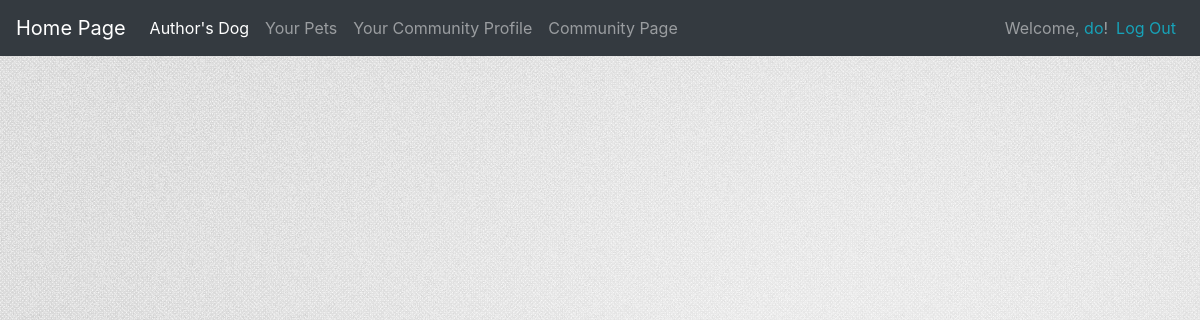
/community_profile/ (signed in), run on an earlier commit of the app's database.
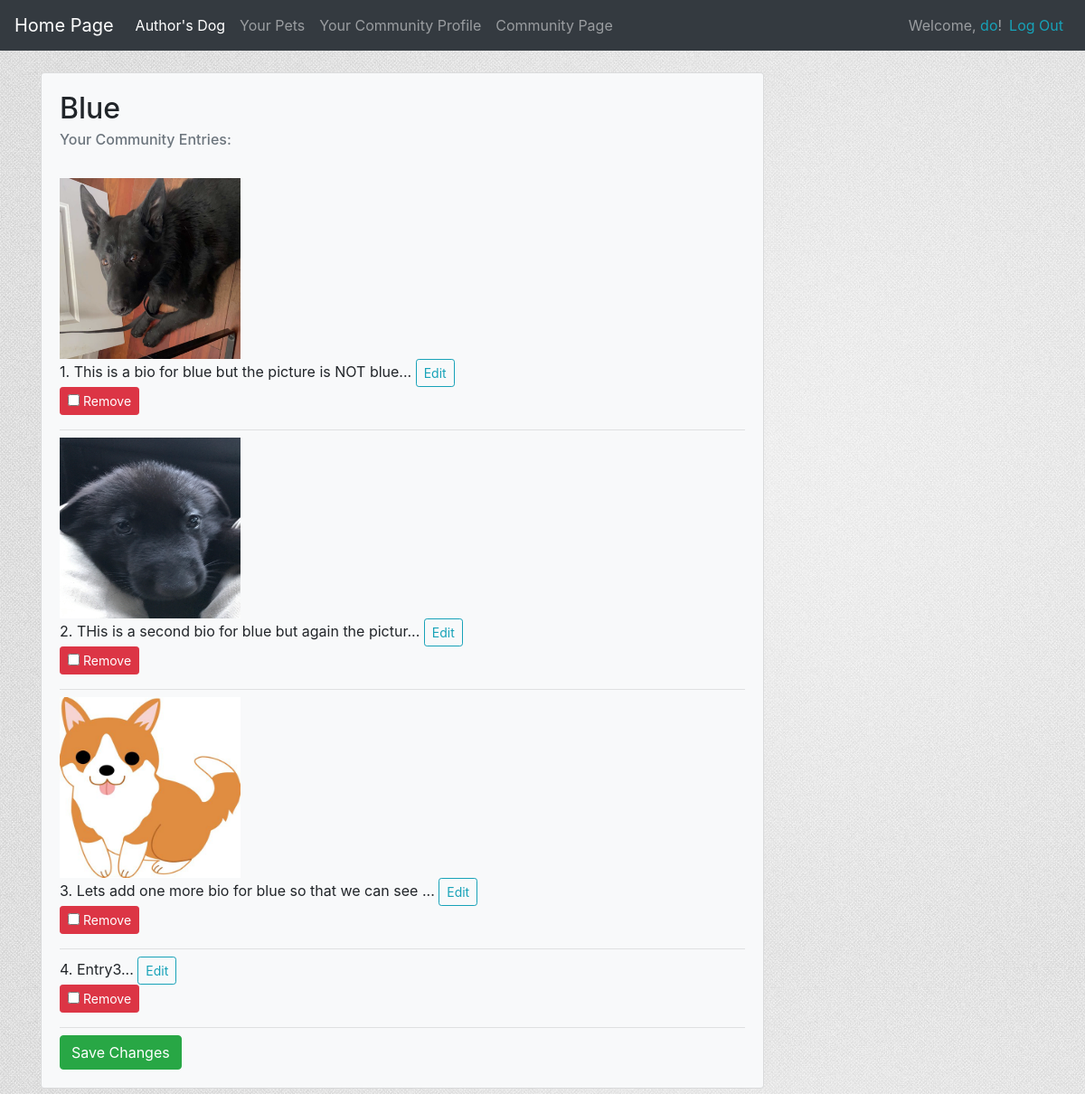
And on a later commit of the database.
### test_dog_app/models.py (models this page shows)
class DogName(models.Model):
    owner = models.ForeignKey(User, on_delete=models.CASCADE)
    owner_profile = models.ForeignKey(Profile, on_delete=models.CASCADE, null=False, blank=False)
    name = models.CharField(max_length=70)
    share = models.BooleanField(default=False)
    shared_date = models.DateTimeField(auto_now_add=False, auto_now=False, null=True, blank=False)
    def __str__(self):
        return self.name

class Entry(models.Model):
    dog_name = models.ForeignKey(DogName, on_delete=models.CASCADE, null=False)
    bio_entry = models.TextField()
    dog_photo = models.ImageField(default=None, upload_to='photo_img/', blank=True)
    share = models.BooleanField(default=False)
    date_entry = models.DateTimeField(auto_now_add=True)
    shared_date = models.DateTimeField(auto_now_add=False, auto_now=False, null=True, blank=False)
    def __str__(self):
        return f'{self.bio_entry[:50]}...'

### test_dog_app/views.py (the view, shortened to what this page needs)
# urls.py: path('community_profile/', views.community_profile, name='community_profile'),
@login_required
def community_profile(request):
    dog_name = DogName.objects.filter(owner=request.user.id, share=True).order_by('-shared_date')
    entries = Entry.objects.filter(share=True).order_by('-shared_date')
    all_user_dogs = DogName.objects.filter(owner=request.user.id)
    content= {
        'dog_name': dog_name,
        'entries': entries,
        'all_user_dogs': all_user_dogs
    }
    return render(request, 'community_profile.html', content)

### test_dog_app/templates/community_profile.html (shortened to what this page needs)
{% extends 'base.html' %}
{% block content %}
    <form action="{% url 'test_dog_app:community_profile' %}"
          method="post">
        {% if dog_name %}
            {% if entries %}
                {% for dog in dog_name %}
                    <div class="card bg-light" style="width: 50rem;">
                        <div class="card-body">
                            <h2 class="card-title">
                                {{ dog }}
                            </h2>
                            <h6 class="card-subtitle mb-2 text-muted">
                                Your Community Entries:
                            </h6><br>
                            {% for entry in entries %}
                                {% if entry.dog_name == dog %}
                                    {% if entry.dog_photo %}
                                        <img src="{{ entry.dog_photo.url }}"
                                             style="width: 200px;height: 200px"
                                             alt="Dog-Photo"><br/>
                                    {% endif %}
                                        {{ forloop.counter }}. {{ entry | linebreaksbr }}
                                            <a class="btn btn-outline-info btn-sm"
                                               href="{% url 'test_dog_app:edit_dog_bio' entry.id %}">
                                                Edit
                                            </a><br/>
                                        <label class="btn btn-danger btn-sm">
                                            <input type="checkbox" name="entry" id='entry_id' value="{{ entry.id }}">
                                            Remove
                                        </label>
                                        <hr class="my-2">
                                {% endif %}
                            {% endfor %}
                            <button name="submit" class="btn btn-success">
                                Save Changes
                            </button>
                        </div>
                    </div><br/>
                {% endfor %}
            {% endif %}
        {% endif %}
    </form>
{% endblock content %}

What changed in the data, as far as the page shows it:
now on this page (row edited): DogName: name "Blue"
added Entry: dog_photo (picture), bio_entry "This is a bio for blue but the picture is NOT blue..."
added Entry: dog_photo (picture), bio_entry "THis is a second bio for blue but again the pictur..."
added Entry: dog_photo (picture), bio_entry "Lets add one more bio for blue so that we can see ..."
now on this page (row edited): Entry: bio_entry "Entry3..."
